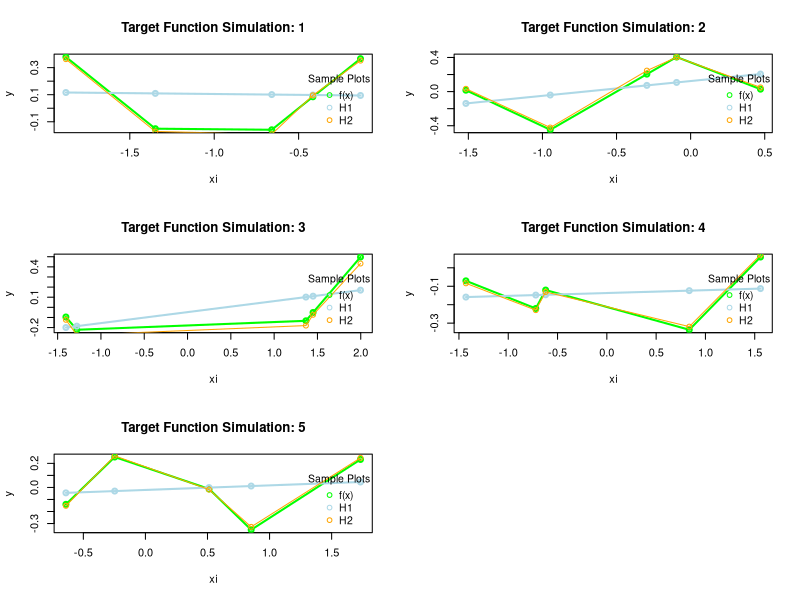

Generate this figure with R: (Note: this script raises an error after producing the figure.)
set.seed(2023)
f_x=function(x,sig=0){
  epsi=rnorm(1,0,sig)
  
  if(x<0){
    target=abs(x+1)-0.5
    return (target+epsi)
    
  }
  if(x>=0){
    target=abs(x-1)-0.5
    
    return(target+sig)
    
  }
}

# Simulte 5 time
n_sim=seq(1,5,1)
N=5

# plot(NULL, axes = FALSE, xlim=c(-2,2),ylim=c(-0.5,0.5),xlab='xi',ylab='f(xi)',main='Target Function Simulation')
# axis(1, pos = 0)
# axis(2, pos = 0)

par(mfrow = c(3,2 ))
colours=c('green','blue','lightblue','orange','red')
for(i in seq_along(n_sim)){
  xi=sort(runif(N,-2,2))
  y=sapply(xi,f_x)
  plot( y~xi,lwd=2,col=colours[1],type='l', main=paste('Target Function Simulation:',i))
  points(y~xi,lwd=2,col=colours[1],pch=1)
  
  # Plot Hypotheses
  h1=lm(y~xi)
  h1_predict=unname(predict(h1,data.frame(xi)))
  lines(h1_predict~xi,lwd=2,col=colours[3])
  points(h1_predict~xi,lwd=2,col=colours[3],pch=1)
  # 
  h2=lm(y~sin(pi*xi)+cos(pi*xi)-1) # no coeff regression
  h2_predict=unname(predict(h2,data.frame(xi)))
  lines(h2_predict~xi,lwd=1,col=colours[4])
  points(h2_predict~xi,lwd=1,col=colours[4],pch=1)
  # 
  
  legend("bottomright", 
         legend = c("f(x)", "H1", "H2"), # Text labels
         col = c(colours[1],colours[3],colours[4]),                           
         pch = 1, 
         cex=0.95,
         title = "Sample Plots",
         bty='n')  
  
}


# Funtion Arg
# f_tru: True DGP
# hyp: Hypothesis function
# sig: nr of std deviation from mean
# N: size of data
# nsim= nr of simulations/draws

oos_estimate=function(f_true,hyp,sig,N, nsim=1000){
  
  #RHS BV trade-off
  bias_store=c()
  prediction_sim_store=matrix(NA,nrow=N,ncol=nsim) # store predictions for each simulation in this matrix,col= prediction at simulation i
  pred_var_score=c()
  oos_err_store=c()
  for(i in 1:nsim){
    xi=sort(runif(N,-2,2)) # sample N samples
    y=sapply(xi,f_x) # apply the f_true
    
    h_predict=unname(predict(hyp,data.frame(xi))) # get prediction of the hypothesis on the sample
    
    # Calculate the bias at draw i
    bias_i= (y-h_predict)**2
    bias_store=c(bias_store,bias_i) # store the bias at i
    
    # Store predictions
    prediction_sim_store[,i]=h_predict # at each column, insert the prediction
    
    # get running mean of the prediction
    # use sapply for the first simulation draw
    mean_prediction=ifelse(i>1,apply(prediction_sim_store[,1:i],1,mean),sapply(prediction_sim_store[,1:i],mean)) 
    
    # how far each prediction is from the mean prediction
    pred_var_i=(h_predict-mean_prediction)**2
    pred_var_score=c(pred_var_score,pred_var_i)
    
    
    #LHS
    # create OOS datapoint
    xi_oos=sort(runif(N,-2,2)) # draw at random again
    y_oos=sapply(xi_oos,f_x)
    
    xi_oos_df=data.frame(xi=xi_oos)
    
    h_predict_oos=unname(predict(hyp,data=xi_oos_df))
    
    # calculate the error SE^2
    oos_err_i=(h_predict_oos-y_oos)**2
    oos_err_store=c(oos_err_store,oos_err_i)
    
    
    
  }
  
  #  get the averages
  model_bias2=round(mean(bias_store),4)
  model_var=round(mean(pred_var_score),4)
  both=round((model_bias2+model_var+sig),4)
  oos_err_est=round(mean(oos_err_store),4)
  estimate_diff=round(abs(both-oos_err_est),4)
  both_with_noise=both+sig
  
  
  return(list(model_bias2=model_bias2,model_var=model_var,both=both,oos_err_est=oos_err_est,estimate_diff=estimate_diff))
}


# Test the above
f_true=f_x
sig=0
N=5



h1_out=oos_estimate(f_true,h1,sig,N, nsim=1000)

h2_out=oos_estimate(f_true,h2,sig,N, nsim=1000)


comaprison_table=rbind(data.frame(h1_out),data.frame(h2_out)) %>% 
  mutate(model=c('h1(x)','h2(x)')) %>% 
  column_to_rownames(var = "model")

kable(comaprison_table, col.names = c('Bias','Variance','Both:Bias+Var','OOS Error','Estimate Differance'), align = "cc")

#BV Dynamics

set.seed(321)

sigmas=seq(0,0.5,0.1)


f_true=f_x
N=5

# apply function for all sigmas
h1_sigma_function_values=sapply(sigmas,oos_estimate,f_true=f_x,hyp=h1,N=5,nsim=1000)
h2_sigma_function_values=sapply(sigmas,oos_estimate,f_true=f_x,hyp=h2,N=5,nsim=1000)

# create bias plot
plot(NULL,xlim=c(0,0.5),ylim=c(0,0.095),xlab='sigma',ylab='bias2',main=' Model Bias vs Noise Parameter (sigma)',)
lines(sigmas,unlist(h1_sigma_function_values[1,]),col='blue',lwd=1.5)
points(sigmas,unlist(h1_sigma_function_values[1,]),col='blue',pch = 1)
lines(sigmas,unlist(h2_sigma_function_values[1,]),col='red',lwd=1.5)
points(sigmas,unlist(h2_sigma_function_values[1,]),col='red',pch = 1)


h1_oos_bias_mean=round(mean(unlist(h1_sigma_function_values[1,])),4)
h2_oos_bias_mean=round(mean(unlist(h2_sigma_function_values[1,])),4)


text3=paste('h1(x) Avg Bias:',h1_oos_bias_mean)
text4=paste('h2(x) Avg Bias:',h2_oos_bias_mean)

plot_text=paste(text3,text4,sep = "\n")

text(x =0.08, y = 0.04, labels =plot_text ,
     srt = 0, adj = c(0.5, -0.5), col = "blue",cex=1)


legend(x=0.4,y=0.04, 
       legend = c("h1(x)", "h2(x)"), # Text labels
       col = c('blue','red'),                           
       pch = 1, 
       cex=0.85,
       title = "Hypothesis",
       bty='n')  


plot(NULL,xlim=c(0,0.5),ylim=c(0,0.075),xlab='sigma',ylab='Variance',main=' Model Variance vs Noise Parameter (sigma)',)
lines(sigmas,unlist(h1_sigma_function_values[2,]),col='blue',lwd=1.5)
points(sigmas,unlist(h1_sigma_function_values[2,]),col='blue',pch = 1)
lines(sigmas,unlist(h2_sigma_function_values[2,]),col='red',lwd=1.5)
points(sigmas,unlist(h2_sigma_function_values[2,]),col='red',pch = 1)



h1_oos_variance_mean=round(mean(unlist(h1_sigma_function_values[2,])),4)
h2_oos_variance_mean=round(mean(unlist(h2_sigma_function_values[2,])),4)


text3=paste('h1(x) Avg Var:',h1_oos_variance_mean)
text4=paste('h2(x) Avg Var:',h2_oos_variance_mean)

plot_text=paste(text3,text4,sep = "\n")

text(x =0.08, y = 0.04, labels =plot_text ,
     srt = 0, adj = c(0.5, -0.5), col = "blue",cex=1)



legend(x=0.4,y=0.04,  
       legend = c("h1(x)", "h2(x)"), # Text labels
       col = c('blue','red'),                           
       pch = 1, 
       cex=0.85,
       title = "Hypothesis",
       bty='n')  


plot(NULL,xlim=c(0,0.5),ylim=c(0.07,0.138),xlab='sigma',ylab='E[E_OOS_Err]',main=' Model Expected OOS Error vs Noise Parameter (sigma)',)
lines(sigmas,unlist(h1_sigma_function_values[4,]),col='blue',lwd=1.5)
points(sigmas,unlist(h1_sigma_function_values[4,]),col='blue',pch = 1)
lines(sigmas,unlist(h2_sigma_function_values[4,]),col='red',lwd=1.5)
points(sigmas,unlist(h2_sigma_function_values[4,]),col='red',pch = 1)

legend(x=0.4,y=0.11, 
       legend = c("h1(x)", "h2(x)"), # Text labels
       col = c('blue','red'),                           
       pch = 1, 
       cex=0.75,
       title = "Hypothesis",
       bty='n')  




h1_oos_estimate_mean=round(mean(unlist(h1_sigma_function_values[4,])),4)
h2_oos_estimate_mean=round(mean(unlist(h2_sigma_function_values[4,])),4)




text3=paste('h1(x) Avg OOS Error Est:',h1_oos_estimate_mean)
text4=paste('h2(x) Avg OOS Error Est:',h2_oos_estimate_mean)

plot_text=paste(text3,text4,sep = "\n")

text(x =0.099, y = 0.105, labels =plot_text ,
     srt = 0, adj = c(0.5, -0.5), col = "blue",cex=1)


# Averages across

h1_both=h1_oos_variance_mean+h1_oos_bias_mean
h2_both=h2_oos_variance_mean+h2_oos_bias_mean
h1_both;h2_both
